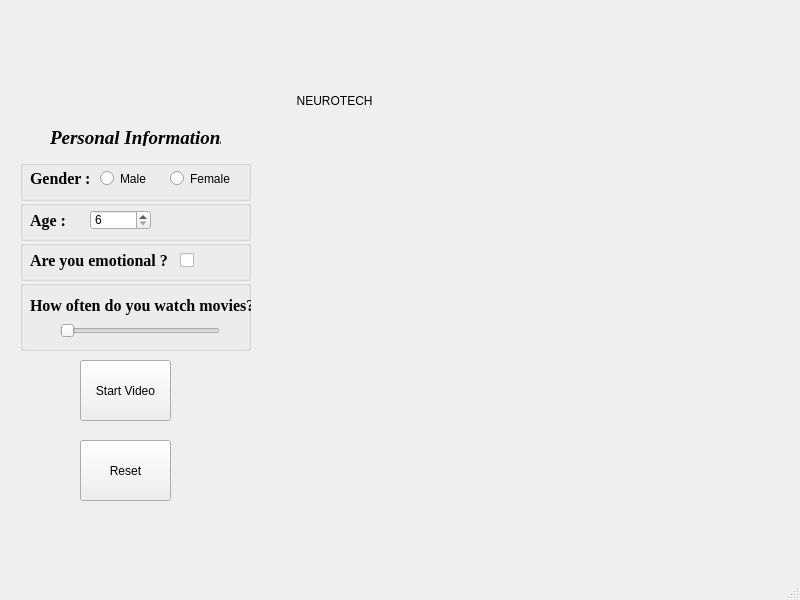
<?xml version="1.0" encoding="UTF-8"?>
<ui version="4.0">
 <class>MainWindow</class>
 <widget class="QMainWindow" name="MainWindow">
  <property name="geometry">
   <rect>
    <x>0</x>
    <y>0</y>
    <width>800</width>
    <height>600</height>
   </rect>
  </property>
  <property name="windowTitle">
   <string>MainWindow</string>
  </property>
  <widget class="QWidget" name="centralwidget">
   <widget class="QLabel" name="label">
    <property name="geometry">
     <rect>
      <x>250</x>
      <y>0</y>
      <width>231</width>
      <height>91</height>
     </rect>
    </property>
    <property name="styleSheet">
     <string notr="true">image: url(:/logo/imgsrc/logo.png);</string>
    </property>
    <property name="text">
     <string/>
    </property>
   </widget>
   <widget class="QLabel" name="label_2">
    <property name="geometry">
     <rect>
      <x>280</x>
      <y>80</y>
      <width>151</width>
      <height>41</height>
     </rect>
    </property>
    <property name="styleSheet">
     <string notr="true">font: 14pt &quot;MS Shell Dlg 2&quot;;</string>
    </property>
    <property name="text">
     <string>     NEUROTECH</string>
    </property>
   </widget>
   <widget class="QLabel" name="label_3">
    <property name="geometry">
     <rect>
      <x>50</x>
      <y>130</y>
      <width>171</width>
      <height>16</height>
     </rect>
    </property>
    <property name="font">
     <font>
      <family>Times New Roman</family>
      <pointsize>14</pointsize>
      <weight>75</weight>
      <italic>true</italic>
      <bold>true</bold>
     </font>
    </property>
    <property name="text">
     <string>Personal Informations</string>
    </property>
   </widget>
   <widget class="QGroupBox" name="groupBox">
    <property name="geometry">
     <rect>
      <x>20</x>
      <y>160</y>
      <width>231</width>
      <height>41</height>
     </rect>
    </property>
    <property name="title">
     <string/>
    </property>
    <widget class="QRadioButton" name="radioButton_4">
     <property name="geometry">
      <rect>
       <x>80</x>
       <y>10</y>
       <width>63</width>
       <height>17</height>
      </rect>
     </property>
     <property name="text">
      <string>Male</string>
     </property>
    </widget>
    <widget class="QLabel" name="label_4">
     <property name="geometry">
      <rect>
       <x>10</x>
       <y>10</y>
       <width>62</width>
       <height>16</height>
      </rect>
     </property>
     <property name="font">
      <font>
       <family>Times New Roman</family>
       <pointsize>12</pointsize>
       <weight>75</weight>
       <bold>true</bold>
      </font>
     </property>
     <property name="text">
      <string>Gender :</string>
     </property>
    </widget>
    <widget class="QRadioButton" name="radioButton_3">
     <property name="geometry">
      <rect>
       <x>150</x>
       <y>10</y>
       <width>62</width>
       <height>17</height>
      </rect>
     </property>
     <property name="text">
      <string>Female</string>
     </property>
    </widget>
   </widget>
   <widget class="QGroupBox" name="groupBox_2">
    <property name="geometry">
     <rect>
      <x>20</x>
      <y>200</y>
      <width>231</width>
      <height>41</height>
     </rect>
    </property>
    <property name="title">
     <string/>
    </property>
    <widget class="QLabel" name="label_5">
     <property name="geometry">
      <rect>
       <x>10</x>
       <y>10</y>
       <width>62</width>
       <height>21</height>
      </rect>
     </property>
     <property name="font">
      <font>
       <family>Times New Roman</family>
       <pointsize>12</pointsize>
       <weight>75</weight>
       <bold>true</bold>
      </font>
     </property>
     <property name="text">
      <string>Age :</string>
     </property>
    </widget>
    <widget class="QSpinBox" name="spinBox">
     <property name="geometry">
      <rect>
       <x>70</x>
       <y>10</y>
       <width>61</width>
       <height>20</height>
      </rect>
     </property>
     <property name="minimum">
      <number>6</number>
     </property>
    </widget>
   </widget>
   <widget class="QGroupBox" name="groupBox_3">
    <property name="geometry">
     <rect>
      <x>20</x>
      <y>240</y>
      <width>231</width>
      <height>41</height>
     </rect>
    </property>
    <property name="title">
     <string/>
    </property>
    <widget class="QLabel" name="label_6">
     <property name="geometry">
      <rect>
       <x>10</x>
       <y>10</y>
       <width>141</width>
       <height>20</height>
      </rect>
     </property>
     <property name="font">
      <font>
       <family>Times New Roman</family>
       <pointsize>12</pointsize>
       <weight>75</weight>
       <bold>true</bold>
      </font>
     </property>
     <property name="text">
      <string>Are you emotional ?</string>
     </property>
    </widget>
    <widget class="QCheckBox" name="checkBox">
     <property name="geometry">
      <rect>
       <x>160</x>
       <y>10</y>
       <width>70</width>
       <height>21</height>
      </rect>
     </property>
     <property name="text">
      <string/>
     </property>
    </widget>
   </widget>
   <widget class="QGroupBox" name="groupBox_4">
    <property name="geometry">
     <rect>
      <x>20</x>
      <y>280</y>
      <width>231</width>
      <height>71</height>
     </rect>
    </property>
    <property name="title">
     <string/>
    </property>
    <widget class="QLabel" name="label_7">
     <property name="geometry">
      <rect>
       <x>10</x>
       <y>10</y>
       <width>221</width>
       <height>31</height>
      </rect>
     </property>
     <property name="font">
      <font>
       <family>Times New Roman</family>
       <pointsize>12</pointsize>
       <weight>75</weight>
       <bold>true</bold>
      </font>
     </property>
     <property name="text">
      <string>&lt;html&gt;&lt;head/&gt;&lt;body&gt;&lt;p&gt;How often do you watch movies?&lt;/p&gt;&lt;/body&gt;&lt;/html&gt;</string>
     </property>
    </widget>
    <widget class="QSlider" name="horizontalSlider">
     <property name="geometry">
      <rect>
       <x>40</x>
       <y>40</y>
       <width>160</width>
       <height>22</height>
      </rect>
     </property>
     <property name="maximum">
      <number>5</number>
     </property>
     <property name="pageStep">
      <number>1</number>
     </property>
     <property name="orientation">
      <enum>Qt::Horizontal</enum>
     </property>
    </widget>
   </widget>
   <widget class="QPushButton" name="pushButton">
    <property name="geometry">
     <rect>
      <x>80</x>
      <y>360</y>
      <width>91</width>
      <height>61</height>
     </rect>
    </property>
    <property name="text">
     <string>Start Video</string>
    </property>
   </widget>
   <widget class="QPushButton" name="pushButton_2">
    <property name="geometry">
     <rect>
      <x>80</x>
      <y>440</y>
      <width>91</width>
      <height>61</height>
     </rect>
    </property>
    <property name="text">
     <string>Reset</string>
    </property>
   </widget>
  </widget>
  <widget class="QMenuBar" name="menubar">
   <property name="geometry">
    <rect>
     <x>0</x>
     <y>0</y>
     <width>800</width>
     <height>21</height>
    </rect>
   </property>
  </widget>
  <widget class="QStatusBar" name="statusbar"/>
 </widget>
 <resources>
  <include location="imsrc.qrc"/>
 </resources>
 <connections/>
</ui>
